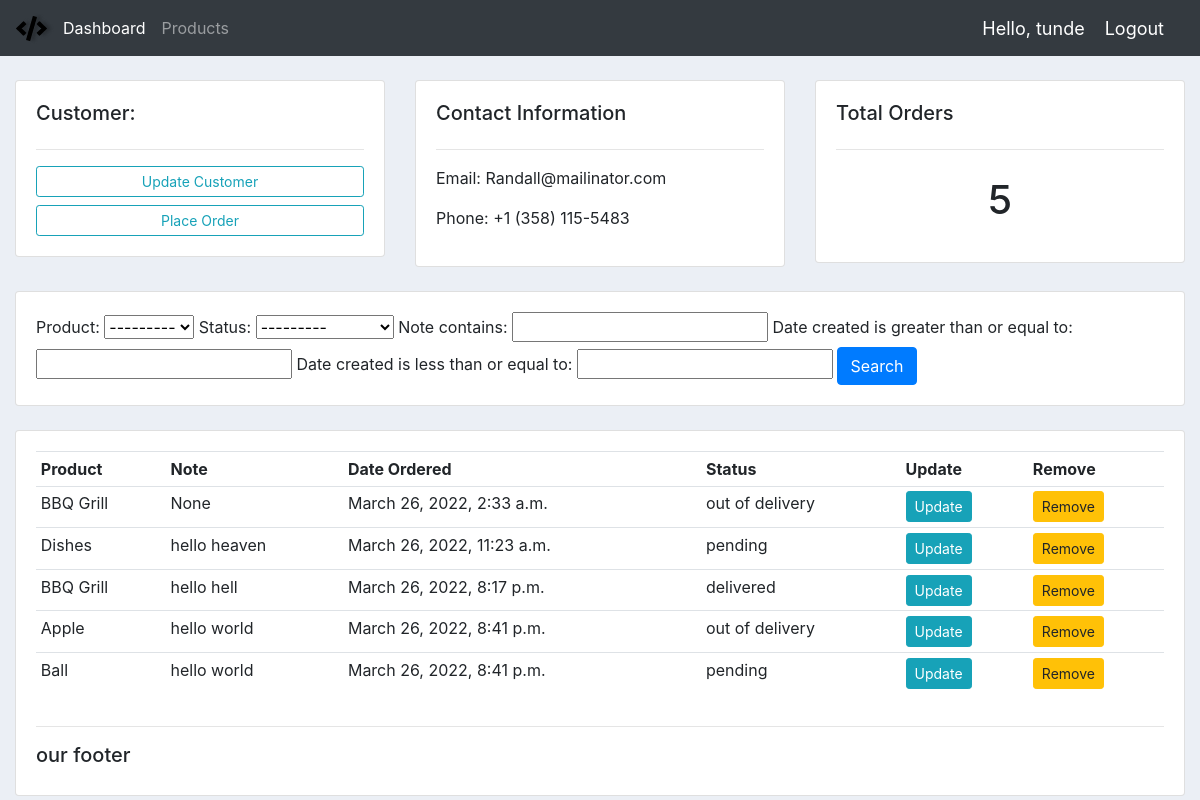
/customer/1/ (signed in), run on the app's committed database.
### main/models.py (models this page shows, shortened)
class Customer(models.Model):
    user = models.OneToOneField(User, null=True, blank=True, on_delete=models.CASCADE)
    name = models.CharField(max_length=200, null=True)
    phone = models.CharField(max_length=200, null=True)
    email= models.EmailField(max_length=200, null=True)
    profile_pic = models.ImageField(default = "3.png" , null=True, blank=True)
    date_created = models.DateTimeField(auto_now_add=True, null=True)

class Order(models.Model):
    STATUS = (
        ('pending', 'Pending'),
        ('out of delivery', 'Out Of Delivery'),
        ('delivered', 'Delivered'),
    )
    customer = models.ForeignKey(Customer, null=True, on_delete=models.SET_NULL)
    product = models.ForeignKey(Product, null=True, on_delete=models.SET_NULL)
    date_created = models.DateTimeField(auto_now_add=True, null=True)
    status = models.CharField(max_length=200, null=True, choices=STATUS)
    note = models.CharField(max_length=1200, null=True)

class Product(models.Model):
    CATEGORY = (
        ('Indoor Item', 'Indoor Item'),
        ('Outdoor Item', 'Outdoor Item'),
    )
    name = models.CharField(max_length=200, null=True)
    price = models.FloatField( null=True)
    category = models.CharField(max_length=200, null=True, choices=CATEGORY)
    description = models.TextField( null=True, blank=True)
    date_created = models.DateTimeField(auto_now_add=True, null=True)
    tag = models.ManyToManyField(Tag)
    def __str__(self):
        return self.name

### main/decorators.py (the view)
        def wrapper_func(request, *args, **kwargs):
            group = None
            if request.user.groups.exists():
                group = request.user.groups.all()[0].name
            if group in allowed_roles:
                return view_func(request, *args, **kwargs)
            else:
                return HttpResponse('You are not authorized to view this page')

### main/views.py (called while the page is built)
@login_required(login_url='login')
@allowed_user(allowed_roles=['admin'])
def customer(request, pk_key):
    customer = Customer.objects.get(id=pk_key)
    orders =  customer.order_set.all()
    order_count = orders.count()
    myFilter = OrderFilter(request.GET, queryset=orders)
    orders = myFilter.qs
    context={
        'customer':customer, 'orders':orders, 'order_count':order_count, 'myFilter':myFilter,
    }
    return render(request, 'main/customer.html', context=context)

### main/templates/main/customer.html (shortened to what this page needs)
{% extends 'main/base.html' %}
{% block content %}
<br>
<div class='row'>
    <div class='col-md'>
        <div class='card card-body'>
            <h5>Customer:</h5>
            <hr>
            <a class='btn btn-outline-info btn-sm btn-block' href=''>Update Customer</a>
            <a class='btn btn-outline-info btn-sm btn-block' href="{% url 'create_order' customer.id%}">Place Order</a>
        </div>
    </div>
    <div class='col-md'>
        <div class='card card-body'>
            <h5>Contact Information</h5>
            <hr>
            <p>Email: {{customer.email}}</p>
            <p>Phone: {{customer.phone}}</p>
        </div>
    </div>
    <div class='col-md'>
        <div class='card card-body'>
            <h5>Total Orders</h5>
            <hr>
            <h1 style='text-align: center; padding: 10px'>{{order_count}}</h1>
        </div>
    </div>
</div>
<br>
<div class='row'>
    <div class='col'>
        <div class='card card-body'>
            <form method='get'>
                {{myFilter.form}}
                <button class='btn btn-primary' type='submit'>Search</button>
            </form>
        </div>
    </div>
</div>
<br>
<div class='row'>
    <div class='col-md'>
        <div class='card card-body'>
            <table class ='table table-sm'>
                <tr>
                    <th>Product</th>
                    <th>Note</th>
                    <th>Date Ordered</th>
                    <th>Status</th>
                    <th>Update</th>
                    <th>Remove</th>
                </tr>
                {% for order in orders %}
                <tr>
                    <td>{{order.product}}</td>
                    <td>{{order.note}}</td>
                    <td>{{order.date_created}}</td>
                    <td>{{order.status}}</td>
                    <td><a class='btn btn-sm btn-info' href="{% url 'update_order' order.id%}">Update</a></td>
                    <td><a class='btn btn-sm btn-warning' href="{% url 'delete_order' order.id%}">Remove</a></td>
                </tr>
                {% endfor %}
        </div>
    </div>
</div>
{% endblock content %}

### main/templates/main/navbar.html (shortened to what this page needs)
{% load static %}
<link rel='stylesheet' type='text/css' href="{% static '/css/nav.css' %}">
<nav class="navbar navbar-expand-lg navbar-dark bg-dark">
    <img src={% static 'images/1one.png' %}>
    <div class="collapse navbar-collapse" id="navbarNav">
      <ul class="navbar-nav">
        {% if request.user.is_staff %}
        <li class="nav-item active">
          <a class="nav-link" href="{% url 'home' %}">Dashboard</a>
        </li>
        <li class="nav-item">
          <a class="nav-link" href="{% url 'product' %} "> Products</a>
        </li>
        {% else %}
        <li class="nav-item">
          <a class="nav-link" href="{% url 'account' %}">Settings</a>
        </li>
        {% endif %}
      </ul>
    </div>
    <span class= "hello-msg">Hello, {{request.user}} </span>
    <span><a class= "hello-msg" href="{% url 'logout' %}" >Logout</a></span>
  </nav>

### main/static/css/base.css (style rules this page uses)
body { background-color: #ebeff5; }

### main/static/css/nav.css (style rules this page uses)
.hello-msg { font-size: 18px; color: white; margin-right: 20px; }

### data on the page
Customer: email "Randall@mailinator.com", phone "+1 (358) 115-5483"
Order: product "BBQ Grill", note "None", date_created "March 26, 2022, 2:33 a.m.", status "out of delivery"
Order: product "Dishes", note "hello heaven", date_created "March 26, 2022, 11:23 a.m.", status "pending"
Order: product "BBQ Grill", note "hello hell", date_created "March 26, 2022, 8:17 p.m.", status "delivered"
Order: product "Apple", note "hello world", date_created "March 26, 2022, 8:41 p.m.", status "out of delivery"
Order: product "Ball", note "hello world", date_created "March 26, 2022, 8:41 p.m.", status "pending"

### other printed values
{{ request.user }} "tunde"
{{ order_count }} "5"
